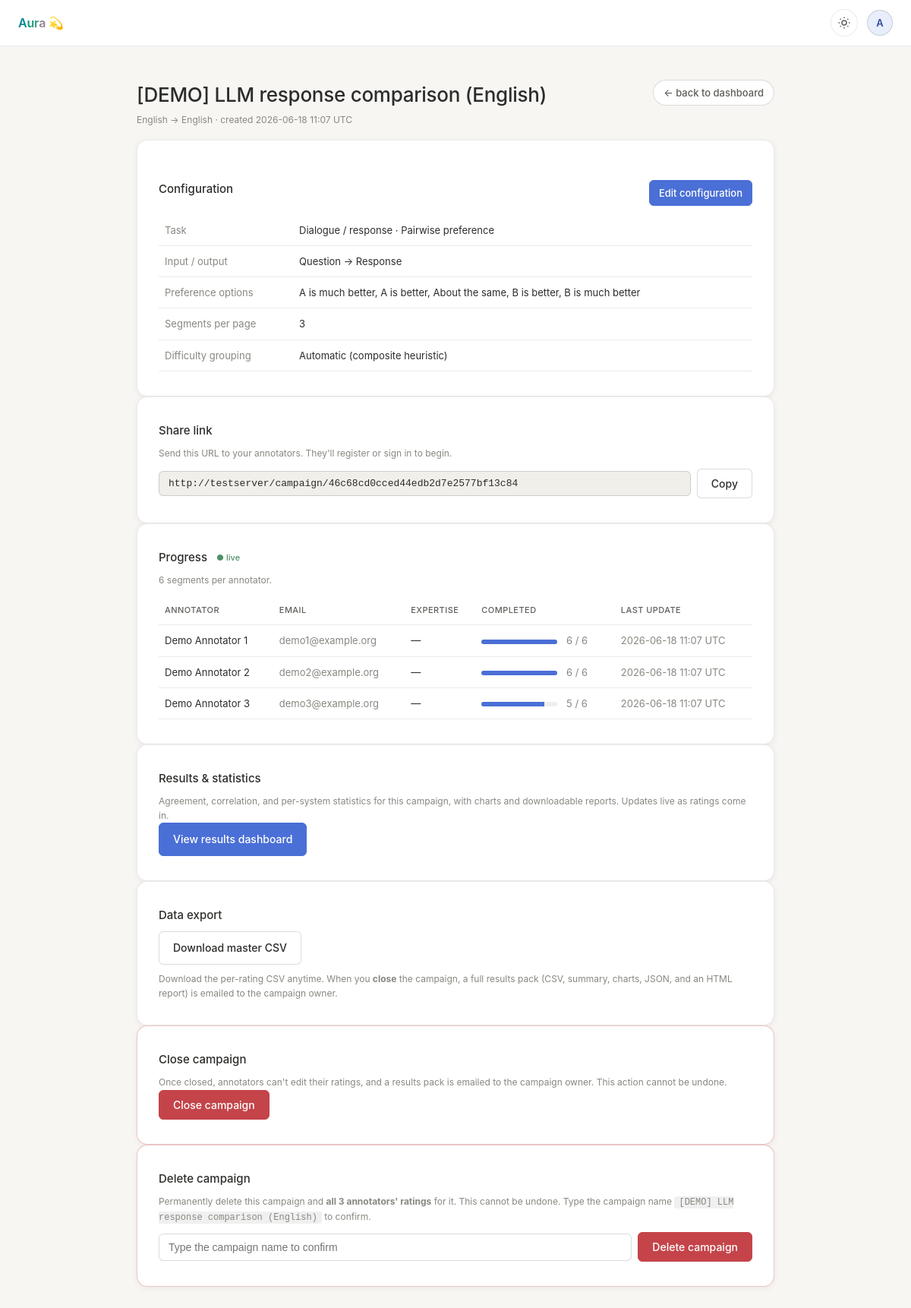
The page /admin/campaign/46c68cd0cced44edb2d7e2577bf13c84 (signed in) on the database its author committed.
### models.py (models this page shows, shortened)
class Campaign(db.Model):
    __tablename__ = "campaigns"
    id = db.Column(db.String(32), primary_key=True, default=_uuid)
    name = db.Column(db.String(200), nullable=False)
    source_language = db.Column(db.String(100), nullable=False, default="")
    target_language = db.Column(db.String(100), nullable=False, default="")
    task_type = db.Column(db.String(40), default="translation")
    input_label = db.Column(db.String(80), default="")
    output_label = db.Column(db.String(80), default="")
    difficulty_method = db.Column(db.String(20), default="auto")
    difficulty_easy_max = db.Column(db.Integer, default=0)   # length method: easy if <= this
    difficulty_hard_min = db.Column(db.Integer, default=0)   # length method: hard if >= this
    served_difficulties = db.Column(db.String(50), default="")
    expertise_matching = db.Column(db.Boolean, default=False)
    rating_position = db.Column(db.String(10), default="side")   # "side" | "below"
    span_position = db.Column(db.String(10), default="below")    # "below" | "beside"
    owner_email = db.Column(db.String(200), default="")          # who created it (results email)
    script = db.Column(db.String(50), default=None)
    segments_json = db.Column(db.Text, nullable=False)
    criteria_json = db.Column(db.Text, default="")
    instructions = db.Column(db.Text, default="")
    span_instructions = db.Column(db.Text, default="")
    span_scope = db.Column(db.String(20), default="target")
    enable_spans = db.Column(db.Boolean, default=True)
    segments_per_page = db.Column(db.Integer, default=3)
    eval_mode = db.Column(db.String(20), default="likert")
    preferences_json = db.Column(db.Text, default="")
    scale_type = db.Column(db.String(20), default="likert")
    scale_points = db.Column(db.Integer, default=5)
    scale_min = db.Column(db.Integer, default=0)
    scale_max = db.Column(db.Integer, default=100)
    scale_design = db.Column(db.String(20), default="circles")
    scale_labels_json = db.Column(db.Text, default="")
    drive_folder_id = db.Column(db.String(200), default="")
    drive_last_status = db.Column(db.String(20), default="")     # "ok", "error", or ""
    drive_last_error = db.Column(db.Text, default="")
    drive_last_sync_at = db.Column(db.DateTime, default=None)
    results_snapshot_json = db.Column(db.Text, default="")
    ai_enabled = db.Column(db.Boolean, default=False)
    ai_ab_enabled = db.Column(db.Boolean, default=False)
    ai_ab_fraction = db.Column(db.Integer, default=50)
    ai_provider = db.Column(db.String(40), default="")   # ollama|anthropic|openai|gemini|openai_compatible
    ai_model = db.Column(db.String(120), default="")
    ai_base_url = db.Column(db.String(300), default="")
    ai_api_key_enc = db.Column(db.Text, default="")      # encrypted at rest
    closed_at = db.Column(db.DateTime, default=None)
    created_at = db.Column(db.DateTime, default=datetime.utcnow)
    ratings = db.relationship("Rating", backref="campaign", lazy="dynamic", cascade="all,delete-orphan")
    @property
    def is_closed(self):
        return self.closed_at is not None
    def io_labels(self):
        d = task_defaults(self.task_type)
        return (self.input_label or d["input"], self.output_label or d["output"])
    @property
    def segments(self):
        try:
            return json.loads(self.segments_json or "[]")
        except json.JSONDecodeError:
            return []
    @property
    def criteria(self):
        if not self.criteria_json:
            return None
        try:
            return json.loads(self.criteria_json)
        except json.JSONDecodeError:
            return None
    DEFAULT_LIKERT_LABELS = {
        "1": "Very poor", "2": "Poor", "3": "Acceptable", "4": "Good", "5": "Excellent",
    }
    DEFAULT_PREFERENCES = [
        {"id": "a_much_better", "label": "A is much better"},
        {"id": "a_better",      "label": "A is better"},
        {"id": "tie",           "label": "About the same"},
        {"id": "b_better",      "label": "B is better"},
        {"id": "b_much_better", "label": "B is much better"},
    ]
    @property
    def mode(self):
        return self.eval_mode or "likert"
    @property
    def preferences(self):
        if not self.preferences_json:
            return list(self.DEFAULT_PREFERENCES)
        try:
            d = json.loads(self.preferences_json)
            return d if isinstance(d, list) and d else list(self.DEFAULT_PREFERENCES)
        except json.JSONDecodeError:
            return list(self.DEFAULT_PREFERENCES)
    def rating_is_complete(self, rating, criteria=None):
        mode = self.mode
        if mode == "pairwise":
            return bool((rating.preference or "").strip())
    @property
    def num_segments(self):
        return len(self.segments)

class Annotator(db.Model):
    __tablename__ = "annotators"
    id = db.Column(db.String(32), primary_key=True, default=_uuid)
    name = db.Column(db.String(200), nullable=False)
    email = db.Column(db.String(200), unique=True, nullable=False, index=True)
    password_hash = db.Column(db.String(200), nullable=False)
    native_language = db.Column(db.String(100), default="")
    expertise = db.Column(db.String(20), default="")   # "" | "easy" | "medium" | "hard"
    created_at = db.Column(db.DateTime, default=datetime.utcnow)
    ratings = db.relationship("Rating", backref="annotator", lazy="dynamic")

class Rating(db.Model):
    __tablename__ = "ratings"
    id = db.Column(db.String(32), primary_key=True, default=_uuid)
    campaign_id = db.Column(db.String(32), db.ForeignKey("campaigns.id"), nullable=False, index=True)
    annotator_id = db.Column(db.String(32), db.ForeignKey("annotators.id"), nullable=False, index=True)
    segment_id = db.Column(db.String(200), nullable=False, index=True)
    scores_json = db.Column(db.Text, default="{}")
    spans_json = db.Column(db.Text, default="{}")
    comments = db.Column(db.Text, default="")
    preference = db.Column(db.String(100), default="")
    reviewed = db.Column(db.Boolean, default=False)
    edited_text = db.Column(db.Text, default="")
    time_spent_seconds = db.Column(db.Integer, default=0)
    created_at = db.Column(db.DateTime, default=datetime.utcnow)
    updated_at = db.Column(db.DateTime, default=datetime.utcnow, onupdate=datetime.utcnow)
    __table_args__ = (
        db.UniqueConstraint("campaign_id", "annotator_id", "segment_id",
                            name="uq_campaign_annotator_segment"),
    )

### app.py (the view)
@app.route("/admin/campaign/<campaign_id>")
@require_admin
def admin_campaign_detail(campaign_id):
    c = Campaign.query.get_or_404(campaign_id)
    crit_ids = [cr["id"] for cr in get_criteria_for(c)]
    rows = []
    annotator_ids = sorted({r.annotator_id for r in c.ratings})
    for aid in annotator_ids:
        ann = Annotator.query.get(aid)
        if not ann:
            continue
        rs = [r for r in c.ratings if r.annotator_id == aid]
        completed = sum(1 for r in rs if c.rating_is_complete(r, get_criteria_for(c)))
        last_update = max((r.updated_at for r in rs), default=None)
        rows.append({
            "annotator": ann,
            "completed": completed,
            "total": c.num_segments,
            "last_update": last_update,
        })
    rows.sort(key=lambda r: (-r["completed"], r["annotator"].email))
    share_url = url_for("annotator_login_view", campaign_id=c.id, _external=True)
    in_label, out_label = c.io_labels()
    mode_label = next((m["name"] for m in EVAL_MODES if m["id"] == c.mode), c.mode)
    diff_label = {"auto": "Automatic (composite heuristic)", "length": "By input length",
                  "manual": "Manual labels only", "none": "None"}.get(
                      c.difficulty_method or "auto", "Automatic")
    return render_template("admin_campaign_detail.html",
                           campaign=c, rows=rows, share_url=share_url,
                           criteria=get_criteria_for(c),
                           mode_label=mode_label, task_label=task_label(c),
                           input_label=in_label, output_label=out_label,
                           difficulty_label=diff_label,)

### templates/admin_campaign_detail.html (shortened to what this page needs)
{% extends "base.html" %}
{% block content %}
<div class="page-header">
  <div>
    <h1>{{ campaign.name }}</h1>
    <p class="hint">
      {{ campaign.source_language }} → {{ campaign.target_language }}{% if campaign.script %} · {{ campaign.script }}{% endif %}
      · created {{ campaign.created_at.strftime('%Y-%m-%d %H:%M UTC') }}
    </p>
  </div>
  <a href="{{ url_for('admin_dashboard') }}" class="link-btn">← back to dashboard</a>
</div>
<section class="card">
  <div class="page-header" style="margin-bottom:8px;">
    <h3 style="margin:0;">Configuration</h3>
    {% if not campaign.is_closed %}
    <a href="{{ url_for('admin_campaign_edit', campaign_id=campaign.id) }}" class="btn btn-primary btn-small">Edit configuration</a>
    {% endif %}
  </div>
  <table class="annotator-table">
    <tbody>
      <tr><td class="muted">Task</td><td>{{ task_label }} · {{ mode_label }}</td></tr>
      {% if campaign.task_type and campaign.task_type != 'translation' %}
      <tr><td class="muted">Input / output</td><td>{{ input_label }} → {{ output_label }}</td></tr>
      {% endif %}
      {% if campaign.mode == 'pairwise' %}
      <tr><td class="muted">Preference options</td><td>{{ campaign.preferences | map(attribute='label') | join(', ') }}</td></tr>
      {% endif %}
      <tr><td class="muted">Segments per page</td><td>{{ campaign.segments_per_page }}</td></tr>
      <tr><td class="muted">Difficulty grouping</td><td>{{ difficulty_label }}</td></tr>
    </tbody>
  </table>
</section>
<section class="card">
  <h3>Share link</h3>
  <p class="hint">Send this URL to your annotators. They'll register or sign in to begin.</p>
  <div class="copy-row">
    <input type="text" id="share-url" readonly value="{{ share_url }}" onclick="this.select()">
    <button type="button" class="btn" onclick="copyShareUrl()">Copy</button>
  </div>
</section>
<section class="card">
  <h3>Progress <span id="progress-live" class="progress-live" title="Updates automatically">● live</span></h3>
  <p class="hint">{{ campaign.num_segments }} segments per annotator.</p>
  <table class="annotator-table" id="progress-table"{% if not rows %} hidden{% endif %}>
    <thead>
      <tr>
        <th>Annotator</th>
        <th>Email</th>
        <th>Expertise</th>
        <th>Completed</th>
        <th>Last update</th>
      </tr>
    </thead>
    <tbody id="progress-tbody">
      {% set _exp_label = {'easy':'Beginner','medium':'Intermediate','hard':'Advanced'} %}
      {% for r in rows %}
      <tr>
        <td>{{ r.annotator.name }}</td>
        <td class="muted">{{ r.annotator.email }}</td>
        <td>{{ _exp_label.get(r.annotator.expertise, '—') }}</td>
        <td>
          <div class="mini-progress">
            <div class="mini-progress-fill" style="width: {{ (r.completed / r.total * 100) | int if r.total else 0 }}%;"></div>
          </div>
          <span class="muted">{{ r.completed }} / {{ r.total }}</span>
        </td>
        <td class="muted">{{ r.last_update.strftime('%Y-%m-%d %H:%M UTC') if r.last_update else '—' }}</td>
      </tr>
      {% endfor %}
    </tbody>
  </table>
</section>
<section class="card">
  <h3>Results &amp; statistics</h3>
  <p class="hint" style="margin-top:0;">Agreement, correlation, and per-system statistics for this campaign, with charts and downloadable reports. {% if campaign.is_closed %}Frozen at close.{% else %}Updates live as ratings come in.{% endif %}</p>
  <a href="{{ url_for('admin_campaign_results', campaign_id=campaign.id) }}" class="btn btn-primary">View results dashboard</a>
</section>
<section class="card">
  <h3>Data export</h3>
  <a href="{{ url_for('admin_campaign_download_csv', campaign_id=campaign.id) }}" class="btn">
    Download master CSV
  </a>
  <p class="hint" style="margin-top:10px;">
    Download the per-rating CSV anytime. When you <strong>close</strong> the campaign, a full
    results pack (CSV, summary, charts, JSON, and an HTML report) is emailed to
    {% if campaign.owner_email %}<code class="code-inline">{{ campaign.owner_email }}</code>{% else %}the campaign owner{% endif %}.
  </p>
</section>
{% if not campaign.is_closed %}
<section class="card danger-card">
  <h3>Close campaign</h3>
  <p class="hint">
    Once closed, annotators can't edit their ratings, and a results pack is emailed to
    {% if campaign.owner_email %}<code class="code-inline">{{ campaign.owner_email }}</code>{% else %}the campaign owner{% endif %}.
    This action cannot be undone.
  </p>
  <form method="post" action="{{ url_for('admin_campaign_close', campaign_id=campaign.id) }}"
        onsubmit="return confirm('Close this campaign permanently? Annotators will no longer be able to edit.');">
    <button type="submit" class="btn btn-danger">Close campaign</button>
  </form>
</section>
{% endif %}
<section class="card danger-card">
  <h3>Delete campaign</h3>
  <p class="hint">
    Permanently delete this campaign and <strong>all {{ rows|length }} annotators' ratings</strong> for it.
    This cannot be undone. Type the campaign name <code class="code-inline">{{ campaign.name }}</code> to confirm.
  </p>
  <form method="post" action="{{ url_for('admin_campaign_delete', campaign_id=campaign.id) }}"
        onsubmit="return confirm('Delete this campaign and all its ratings permanently?');"
        class="delete-form">
    <input type="text" name="confirm_name" placeholder="Type the campaign name to confirm" autocomplete="off">
    <button type="submit" class="btn btn-danger">Delete campaign</button>
  </form>
</section>
{% endblock %}

### rows shown on the page
Campaign: name "[DEMO] LLM response comparison (English)", source_language "English", target_language "English", created_at "2026-06-18 11:07 UTC", input_label "Question", output_label "Response", segments_per_page "3", num_segments "6"
Annotator: annotator.name "Demo Annotator 1", annotator.email "demo1@example.org", get "—"
Rating: last_update "2026-06-18 11:07 UTC"
Annotator: annotator.name "Demo Annotator 2", annotator.email "demo2@example.org", get "—"
Rating: last_update "2026-06-18 11:07 UTC"
Annotator: annotator.name "Demo Annotator 3", annotator.email "demo3@example.org", get "—"
Rating: last_update "2026-06-18 11:07 UTC"

### other values the page prints
{{ task_label }} "Dialogue / response"
{{ mode_label }} "Pairwise preference"
{{ campaign.preferences | map(attribute='label') | join(', ') }} "A is much better, A is better, About the same, B is better, B is much better"
{{ difficulty_label }} "Automatic (composite heuristic)"
{{ r.completed }} "6" "6" "5"
{{ r.total }} "6" "6" "6"
{{ rows|length }} "3"
